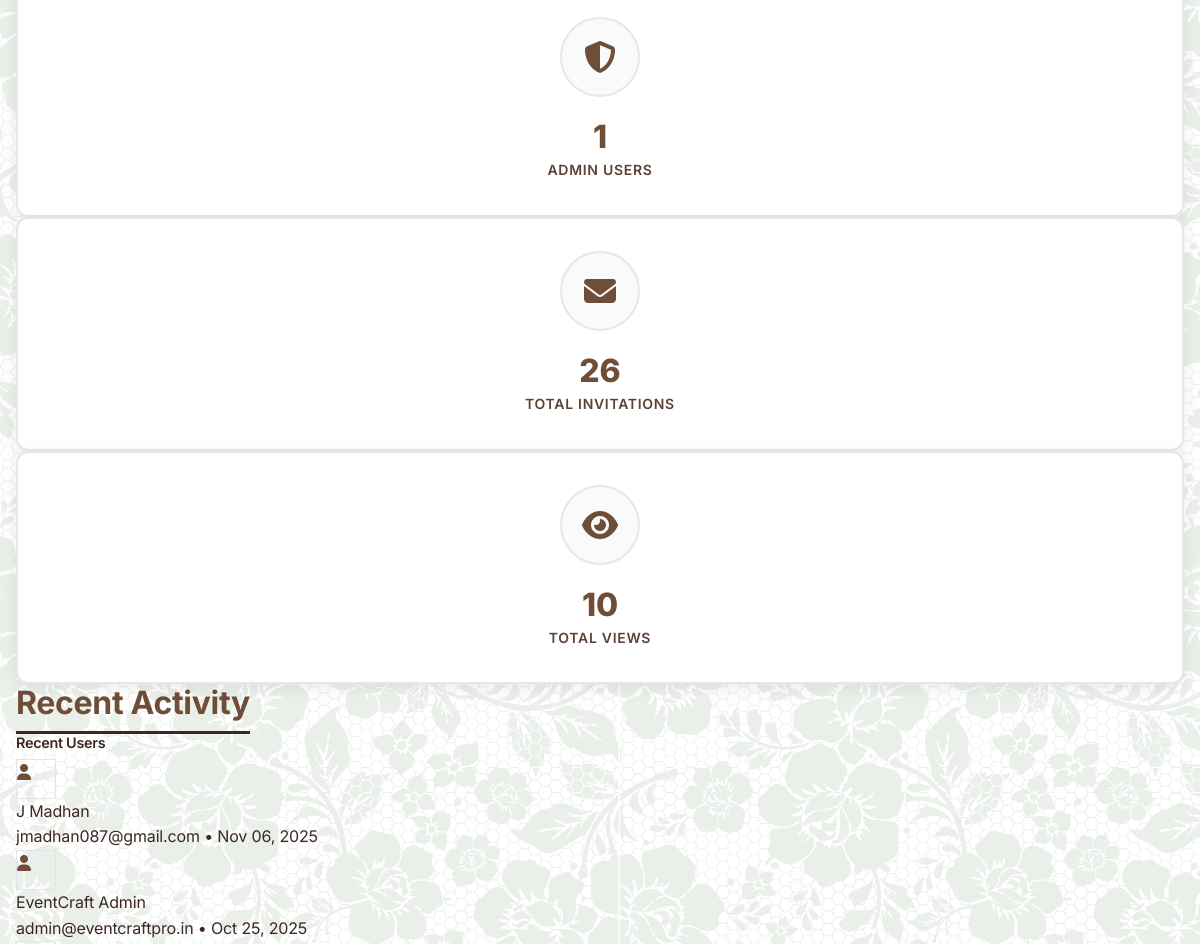
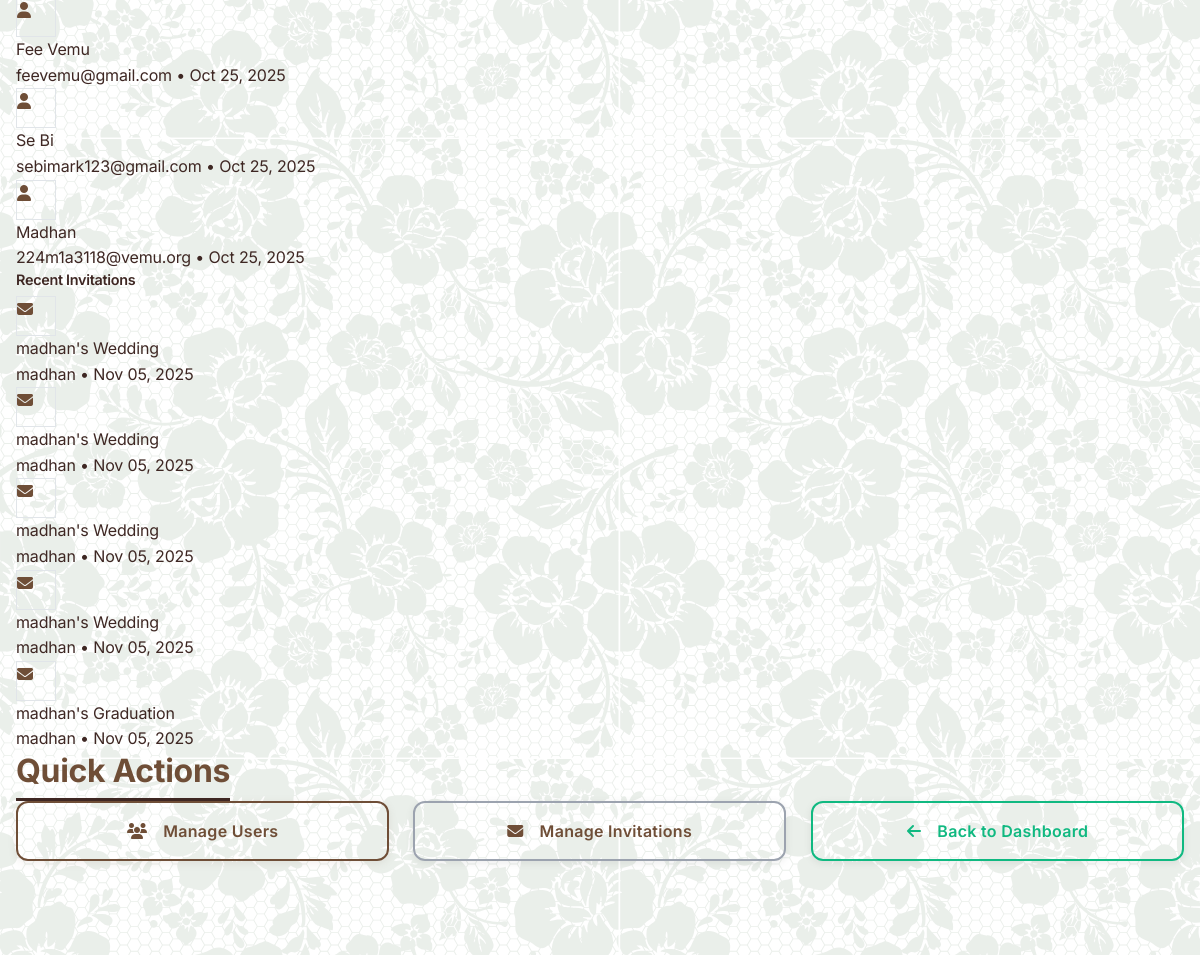
Page /admin (signed in, middle part) on the earlier database version (2 pictures, top to bottom).
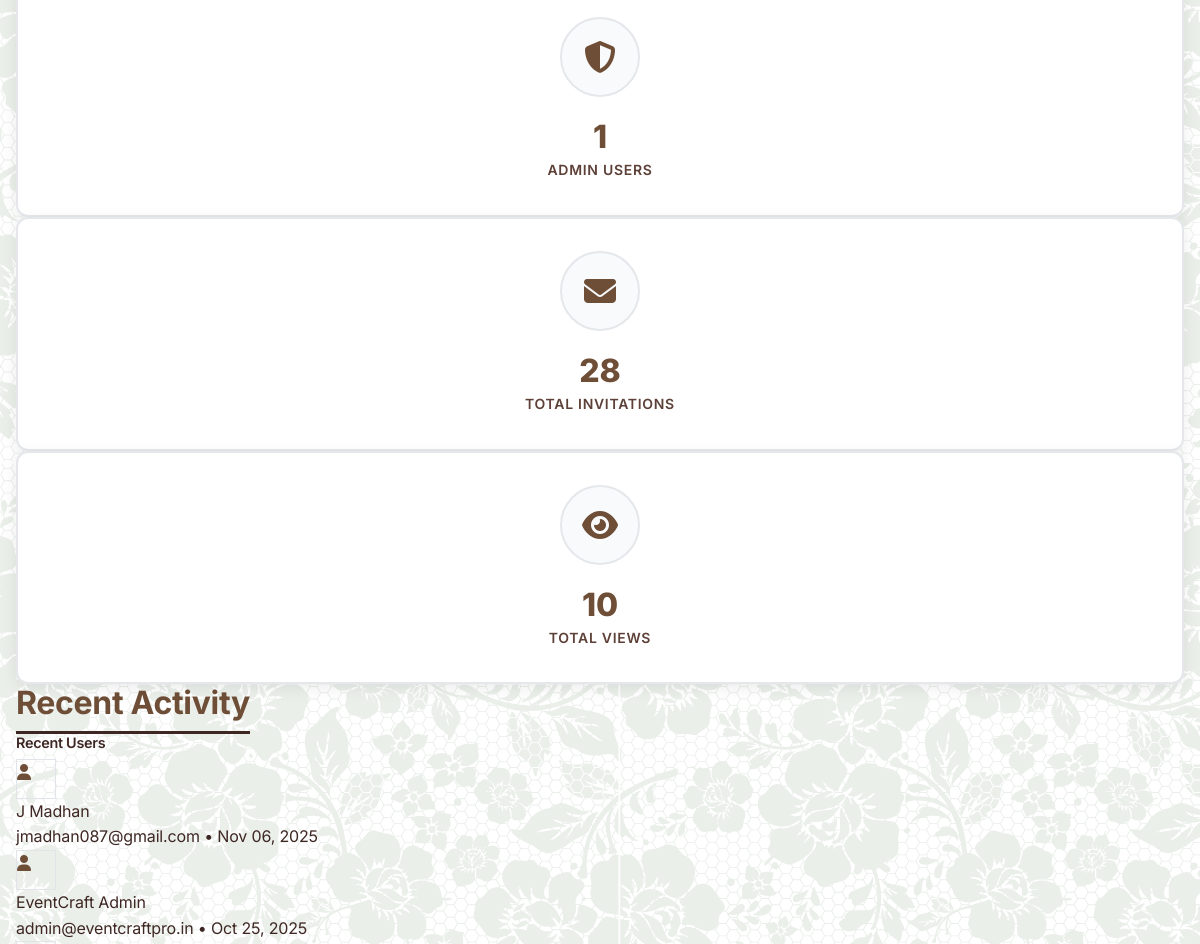
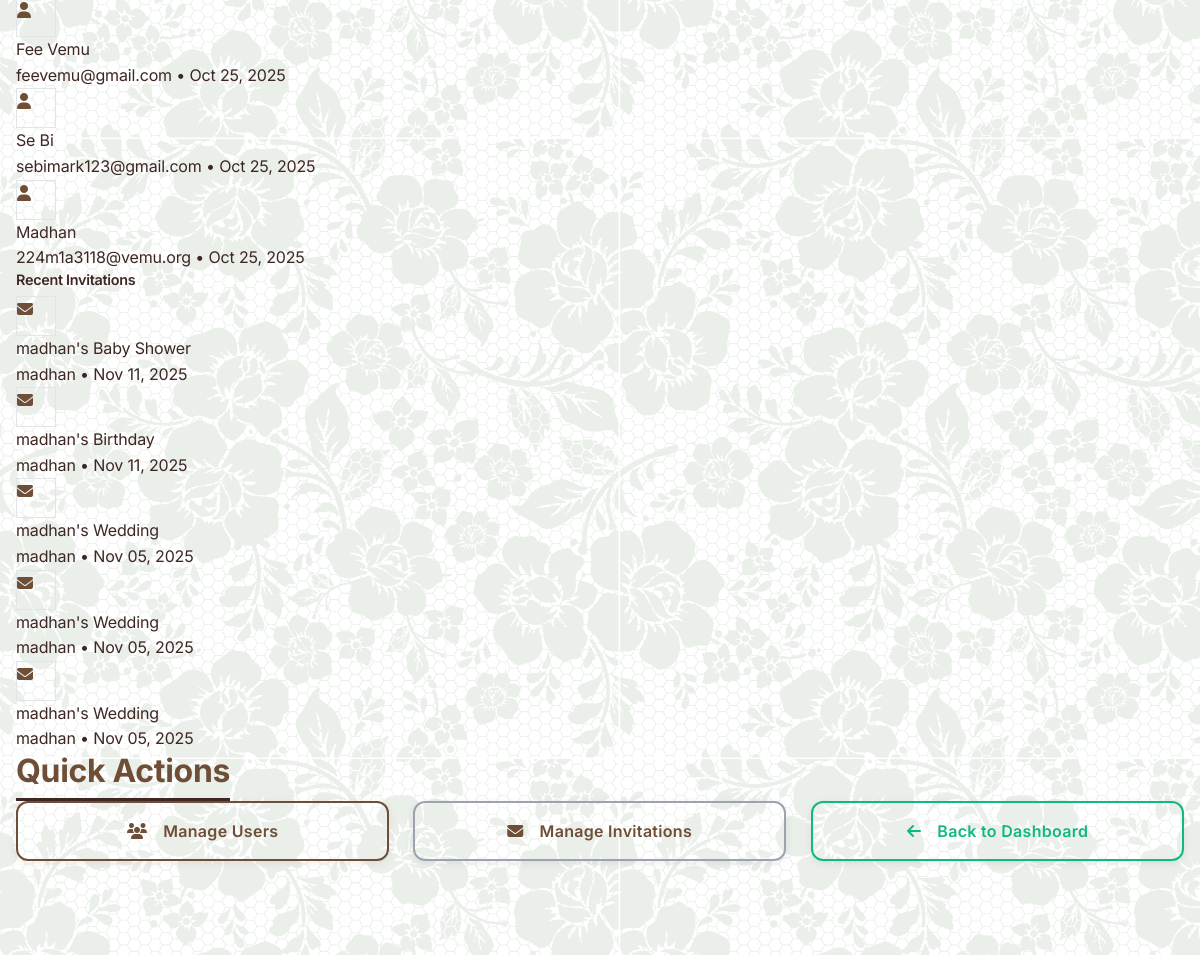
Same page on the later database version (2 pictures, top to bottom).
### models.py (models this page shows)
class User(db.Model):
    __tablename__ = 'users'
    id = db.Column(db.Integer, primary_key=True)
    name = db.Column(db.String(100), nullable=False)
    email = db.Column(db.String(120), unique=True, nullable=False)
    mobile = db.Column(db.String(15), nullable=False)
    password_hash = db.Column(db.String(255), nullable=False)
    is_verified = db.Column(db.Boolean, default=False)
    is_admin = db.Column(db.Boolean, default=False)
    google_id = db.Column(db.String(100), unique=True, nullable=True)
    created_at = db.Column(db.DateTime, default=datetime.utcnow)
    updated_at = db.Column(db.DateTime, default=datetime.utcnow, onupdate=datetime.utcnow)
    invitations = db.relationship('Invitation', backref='user', lazy=True, cascade='all, delete-orphan')

class Invitation(db.Model):
    __tablename__ = 'invitations'
    id = db.Column(db.Integer, primary_key=True)
    user_id = db.Column(db.Integer, db.ForeignKey('users.id'), nullable=False)
    title = db.Column(db.String(200))
    description = db.Column(db.Text)
    event_type = db.Column(db.String(50), nullable=False)
    template_name = db.Column(db.String(100))
    event_date = db.Column(db.DateTime)
    event_style = db.Column(db.String(50))
    bride_name = db.Column(db.String(100))
    groom_name = db.Column(db.String(100))
    muhurtham_time = db.Column(db.String(50))
    reception_time = db.Column(db.String(50))
    birthday_person = db.Column(db.String(100))
    age = db.Column(db.String(10))
    start_time = db.Column(db.String(50))
    dinner_time = db.Column(db.String(50))
    mother_name = db.Column(db.String(100))
    father_name = db.Column(db.String(100))
    babyshower_start_time = db.Column(db.String(50))
    babyshower_end_time = db.Column(db.String(50))
    graduate_name = db.Column(db.String(100))
    degree = db.Column(db.String(100))
    school = db.Column(db.String(100))
    major = db.Column(db.String(100))
    couple_names = db.Column(db.String(100))
    marriage_years = db.Column(db.String(20))
    anniversary_dinner_time = db.Column(db.String(50))
    party_time = db.Column(db.String(50))
    honoree_name = db.Column(db.String(100))
    position = db.Column(db.String(100))
    company = db.Column(db.String(100))
    start_year = db.Column(db.String(10))
    host_name = db.Column(db.String(100))
    contact_phone = db.Column(db.String(20))
    contact_email = db.Column(db.String(120))
    venue_address = db.Column(db.Text)
    love_story = db.Column(db.Text)  # For weddings
    event_story = db.Column(db.Text)  # For other events
    main_image = db.Column(db.String(255))
    bride_image = db.Column(db.String(255))
    groom_image = db.Column(db.String(255))
    birthday_image = db.Column(db.String(255))
    couple_image = db.Column(db.String(255))
    graduate_image = db.Column(db.String(255))
    honoree_image = db.Column(db.String(255))
    gallery_images = db.Column(db.Text)  # JSON string of image filenames
    customization_data = db.Column(db.Text)  # JSON string of customization settings
    share_url = db.Column(db.String(100), unique=True, nullable=False)
    view_count = db.Column(db.Integer, default=0)
    is_active = db.Column(db.Boolean, default=True)
    expires_at = db.Column(db.DateTime, default=lambda: datetime.utcnow() + timedelta(days=365))  # Default 1 year expiration
    created_at = db.Column(db.DateTime, default=datetime.utcnow)
    updated_at = db.Column(db.DateTime, default=datetime.utcnow, onupdate=datetime.utcnow)
    wishes = db.relationship('Wish', backref='invitation', lazy=True, cascade='all, delete-orphan')
    guests = db.relationship('Guest', backref='invitation', lazy=True, cascade='all, delete-orphan')
    rsvps = db.relationship('RSVP', backref='invitation', lazy=True, cascade='all, delete-orphan')
    views = db.relationship('InvitationView', backref='invitation', lazy=True, cascade='all, delete-orphan')
    shares = db.relationship('InvitationShare', backref='invitation', lazy=True, cascade='all, delete-orphan')

### routes.py (the view)
    @app.route('/admin')
    def admin_dashboard():
        if not is_admin():
            flash('Access denied. Admin privileges required.', 'error')
            return redirect(url_for('dashboard'))
        users = User.query.order_by(User.created_at.desc()).all()
        invitations = Invitation.query.order_by(Invitation.created_at.desc()).all()
        total_users = len(users)
        verified_users = len([u for u in users if u.is_verified])
        admin_users = len([u for u in users if u.is_admin])
        total_invitations = len(invitations)
        total_views = sum(invitation.view_count for invitation in invitations)
        recent_users = users[:5]  # Last 5 registered users
        recent_invitations = invitations[:5]  # Last 5 created invitations
        stats = {
            'total_users': total_users,
            'verified_users': verified_users,
            'admin_users': admin_users,
            'total_invitations': total_invitations,
            'total_views': total_views
        }
        return render_template('admin/dashboard.html',
                             users=users,
                             invitations=invitations,
                             stats=stats,
                             recent_users=recent_users,
                             recent_invitations=recent_invitations)

### app.py (called while the page is built)
@app.context_processor
def inject_session():
    from flask import session
    return dict(session=session)

### routes.py (called while the page is built)
def is_authenticated():
    return 'user_id' in session

def is_admin():
    if not is_authenticated():
        return False
    user = User.query.get(session['user_id'])
    return user and user.is_admin

### templates/admin/dashboard.html (shortened to what this page needs)
{% extends "base.html" %}
{% block content %}
<section class="admin-content">
    <div class="container">
        <div class="stats-grid">
            <div class="stat-card">
                <div class="stat-icon">
                    <i class="fas fa-shield-alt"></i>
                </div>
                <span class="stat-number">{{ stats.admin_users }}</span>
                <span class="stat-label">Admin Users</span>
            </div>
            <div class="stat-card">
                <div class="stat-icon">
                    <i class="fas fa-envelope"></i>
                </div>
                <span class="stat-number">{{ stats.total_invitations }}</span>
                <span class="stat-label">Total Invitations</span>
            </div>
            <div class="stat-card">
                <div class="stat-icon">
                    <i class="fas fa-eye"></i>
                </div>
                <span class="stat-number">{{ stats.total_views }}</span>
                <span class="stat-label">Total Views</span>
            </div>
        </div>
        <div class="admin-section">
            <h2 class="section-title">Recent Activity</h2>
            <div class="recent-activity">
                <div class="activity-card">
                    <h3 class="activity-title">Recent Users</h3>
                    {% for user in recent_users %}
                    <div class="activity-item">
                        <div class="activity-icon">
                            <i class="fas fa-user"></i>
                        </div>
                        <div class="activity-content">
                            <div class="activity-name">{{ user.name }}</div>
                            <div class="activity-meta">{{ user.email }} • {{ user.created_at.strftime('%b %d, %Y') }}</div>
                        </div>
                    </div>
                    {% endfor %}
                </div>
                <div class="activity-card">
                    <h3 class="activity-title">Recent Invitations</h3>
                    {% for invitation in recent_invitations %}
                    <div class="activity-item">
                        <div class="activity-icon">
                            <i class="fas fa-envelope"></i>
                        </div>
                        <div class="activity-content">
                            <div class="activity-name">{{ invitation.title }}</div>
                            <div class="activity-meta">{{ invitation.user.name }} • {{ invitation.created_at.strftime('%b %d, %Y') }}</div>
                        </div>
                    </div>
                    {% endfor %}
                </div>
            </div>
        </div>
        <div class="admin-section">
            <h2 class="section-title">Quick Actions</h2>
            <div class="row">
                <div class="col-md-4 mb-3">
                    <a href="{{ url_for('admin_users') }}" class="btn btn-outline-primary btn-lg w-100">
                        <i class="fas fa-users me-2"></i>
                        Manage Users
                    </a>
                </div>
                <div class="col-md-4 mb-3">
                    <a href="{{ url_for('admin_invitations') }}" class="btn btn-outline-secondary btn-lg w-100">
                        <i class="fas fa-envelope me-2"></i>
                        Manage Invitations
                    </a>
                </div>
                <div class="col-md-4 mb-3">
                    <a href="{{ url_for('dashboard') }}" class="btn btn-outline-success btn-lg w-100">
                        <i class="fas fa-arrow-left me-2"></i>
                        Back to Dashboard
                    </a>
                </div>
            </div>
        </div>
    </div>
</section>
{% endblock %}

Differences in the rows shown:
no longer on this page (row unchanged): Invitation: title "madhan's Wedding", user.name "madhan", created_at "Nov 05, 2025"
no longer on this page (row unchanged): Invitation: title "madhan's Graduation", user.name "madhan", created_at "Nov 05, 2025"
added Invitation: title "madhan's Baby Shower", user.name "madhan", created_at "Nov 11, 2025"
added Invitation: title "madhan's Birthday", user.name "madhan", created_at "Nov 11, 2025"
Other differences:
{{ stats.total_invitations }}: "26" → "28"
